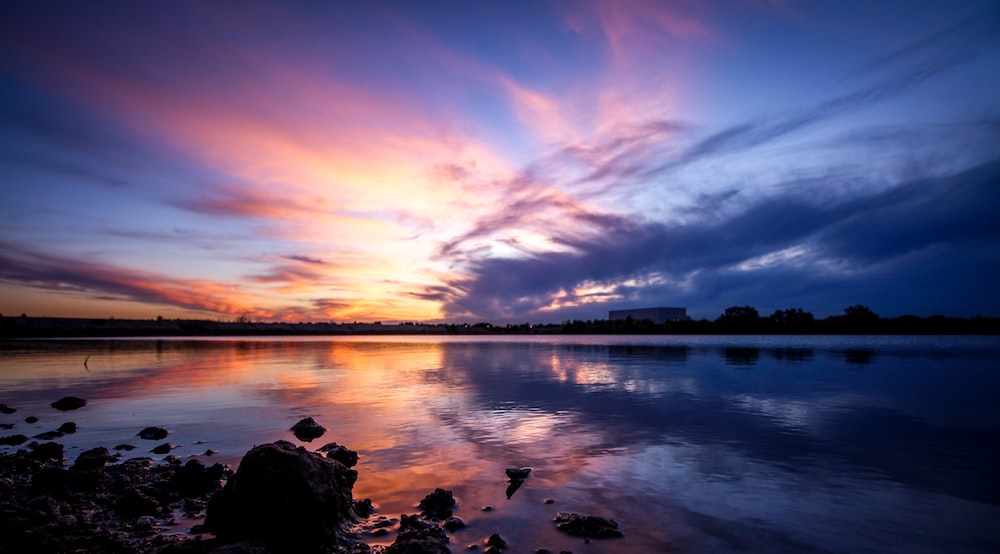
#> input picture Image processing/7prac_class/high.jpeg, 1000 x 554 px, found by its file name
$ python globalthresholding.py
#> lines starting #> are read from the running program, lines starting #| are printed output that depends on the picture; after the words box and inside, x2 and y2 are one past the last pixel; in counts of white or black regions, pixels touching at a corner belong together
# [15 lines of commented-out code are left out]

import matplotlib.pyplot as plt
import numpy as np

img=plt.imread('E:\\COLLEGE 5TH SEM\\college\\prac7_class\\high.jpeg')
#> img is the input picture: shape (554, 1000, 3); mean R, G, B 92.9, 83.2, 114.7

if len(img.shape)==3:
    img=np.mean(img,axis=2).astype(np.uint8)
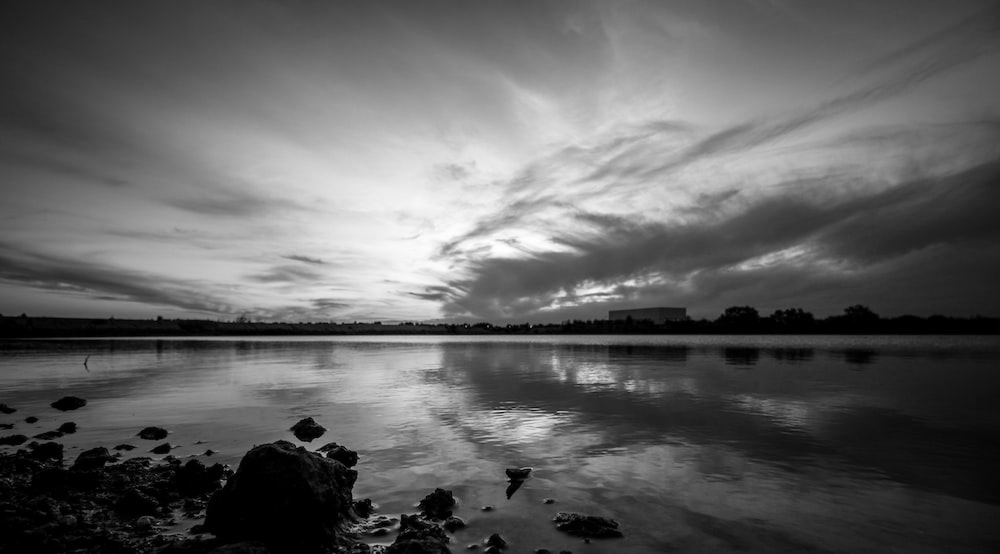
#> img: shape (554, 1000); min 0, max 255, mean 96.6

global_threshold=int(np.mean(img))
#> global_threshold = 96
global_thresholded=(img>=global_threshold)*255
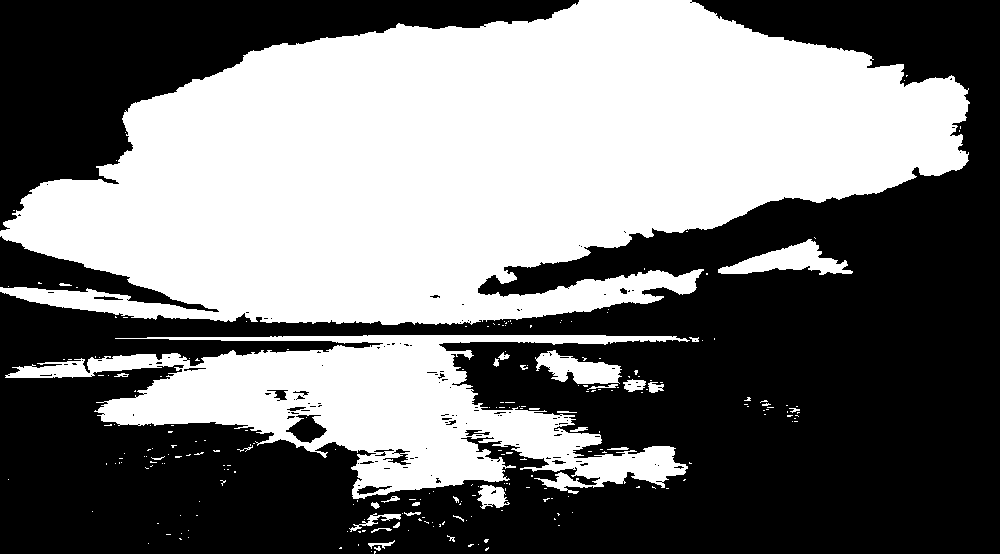
#> global_thresholded: shape (554, 1000) int64; 46.3% white; 239 white regions (206 under 20 px), largest, box (x1, y1, x2, y2) and area: (0, 0, 970, 325) 203628, (5, 335, 690, 499) 46461, (718, 239, 853, 275) 2203

plt.figure(figsize=(10,5))
plt.subplot(121)
plt.title('original image')
plt.imshow(img,cmap='gray')

plt.subplot(122)
plt.title('global thresholding')
plt.imshow(global_thresholded,cmap='gray')

plt.show()
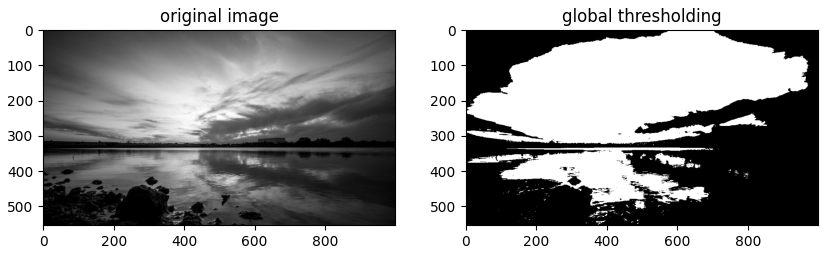
#> figure drawn by matplotlib, 2 panels
